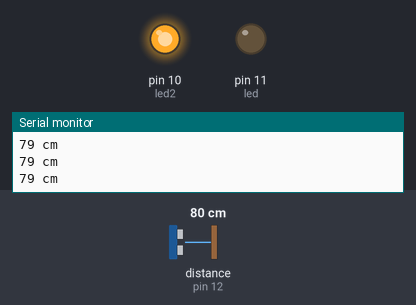
A sketch run on a simulated Arduino Uno, built with avr-gcc and run on an emulated ATmega328P. Parts: output pins drawn as LEDs (lit = HIGH), the last lines printed to the serial monitor. Wiring (inferred from the names in the program): ultrasonic range finder: trigger pin 13; echo pin 12. Inputs (shaded band) come from the test bench; at power-on: distance to the obstacle (sensor on pin 12) 80 cm. The echo pulse lasts 58.3 µs per cm; pins used as bus, display or sensor lines are not drawn.

Above: at 1.2 s.
1.3 s: distance to the obstacle (sensor on pin 12) set to 17 cm
2.8 s: distance to the obstacle (sensor on pin 12) set to 13 cm
At 3.6 s:
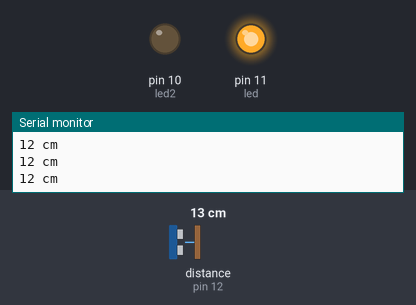
4.3 s: distance to the obstacle (sensor on pin 12) set to 18 cm
At 5.5 s:
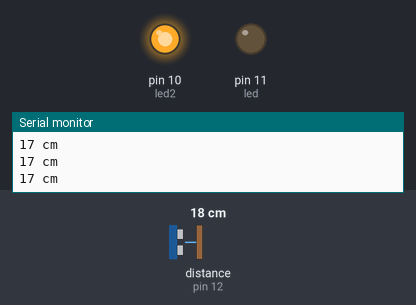
5.8 s: distance to the obstacle (sensor on pin 12) set to 2 cm
At 6.8 s:
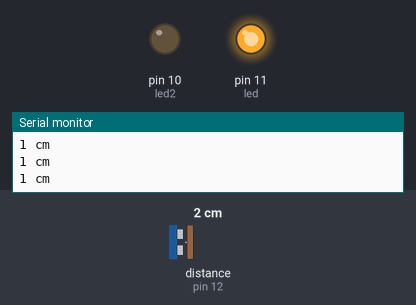
Timing chart, 0 to 8.3 s (numbered marks = the images above; inputs shaded):
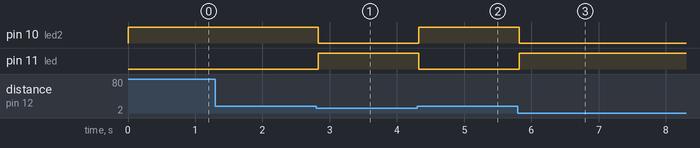

The sketch:

ultrasonic.ino
```cpp
/*
 HC-SR04 Ping distance sensor]
 VCC to arduino 5v GND to arduino GND
 Echo to Arduino pin 13 Trig to Arduino pin 12
 Red POS to Arduino pin 11
 Green POS to Arduino pin 10
 560 ohm resistor to both LED NEG and GRD power rail
 More info at: http://goo.gl/kJ8Gl
 Original code improvements to the Ping sketch sourced from Trollmaker.com
 Some code and wiring inspired by http://en.wikiversity.org/wiki/User:Dstaub/robotcar
 */

#define trigPin 13
#define echoPin 12
#define led 11
#define led2 10

void setup() {
  Serial.begin (9600);
  pinMode(trigPin, OUTPUT);
  pinMode(echoPin, INPUT);
  pinMode(led, OUTPUT);
  pinMode(led2, OUTPUT);
}

void loop() {
  ultrasonic();
  delay(50);
}

int ultrasonic(){
  int duration, distance;
  digitalWrite(trigPin, LOW);  // Added this line
  delayMicroseconds(2); // Added this line
  digitalWrite(trigPin, HIGH);
  //  delayMicroseconds(1000); - Removed this line
  delayMicroseconds(10); // Added this line
  digitalWrite(trigPin, LOW);
  duration = pulseIn(echoPin, HIGH);
  distance = (duration/2) / 29.1;
  Serial.print(distance);
  Serial.println(" cm");
  if (distance < 15 && distance > 0) {  // This is where the LED On/Off happens
    digitalWrite(led,HIGH); // When the Red condition is met, the Green LED should turn off
    digitalWrite(led2,LOW);
    return 7;
  }
  else {
    digitalWrite(led,LOW);
    digitalWrite(led2,HIGH);
    return 1;
  }
  /*if (distance >= 200 || distance <= 0){
   Serial.println("Out of range");
   }
   else {
   Serial.print(distance);
   Serial.println(" cm");
   }*/

}
```

Measured:
- the behaviour switches between 16 and 15 cm on distance to the obstacle (sensor on pin 12) (found by bisection; images 0 and 1)
- after the input at 2.8 s, pin 10 (led2): HIGH → LOW at once; pin 11 (led): LOW → HIGH at once
- after the input at 4.3 s, pin 10 (led2): LOW → HIGH at once; pin 11 (led): HIGH → LOW at once
- after the input at 5.8 s, pin 10 (led2): HIGH → LOW at once; pin 11 (led): LOW → HIGH at once
